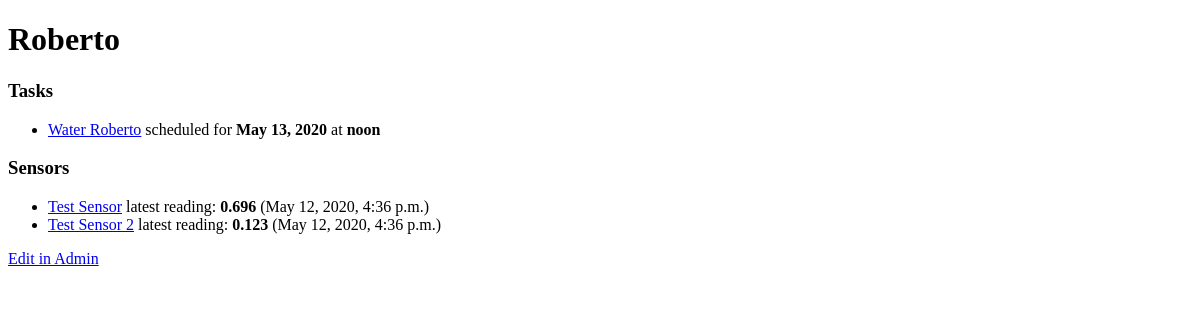
The page /plants/1 on the database as committed earlier.
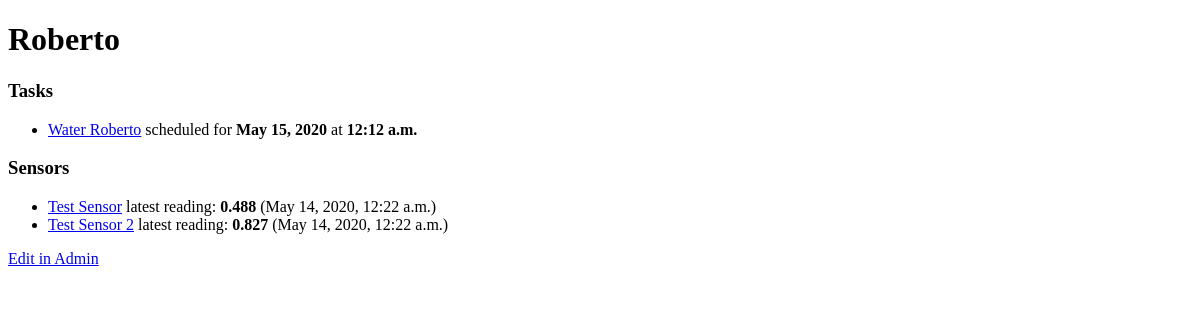
The same page on the database as committed later.
### manager/models.py (models this page shows, shortened)
class Task(models.Model):
    name = models.CharField(max_length=60)
    description = models.CharField(max_length=400)
    command = models.CharField(max_length=100)
    period = models.DurationField()
    last_completed_time = models.DateTimeField()
    @property
    def next_scheduled_time(self):
        return self.last_completed_time + self.period

class Sensor(models.Model):
    name = models.CharField(max_length=60)
    @property
    def latest_reading(self):
        return SensorReading.objects.filter(sensor=self.id).latest('time')

class SensorReading(models.Model):
    sensor = models.ForeignKey('Sensor', on_delete=models.CASCADE)
    value = models.DecimalField(max_digits=5, decimal_places=3)
    time = models.DateTimeField()

### manager/views.py (the view)
# urls.py: path('plants/<int:plant_id>', views.plant_details, name='plant_details'),
def plant_details(request, plant_id):
    plant = get_object_or_404(Plant, pk=plant_id)
    return render(
        request,
        'manager/plant_details.html',
        {'plant': plant}
    )

### manager/models.py (called while the page is built)
    def get_tasks(self):
        return self.tasks.order_by('name')

    def get_sensors(self):
        return self.sensors.order_by('name')

### manager/templates/manager/plant_details.html (shortened to what this page needs)
{% extends 'manager/base_details.html' %}
{% block heading %}
    {{ plant.name }}
{% endblock %}
{% block details %}
    <h3>Tasks</h3>
    <ul>
    {% for task in plant.get_tasks %}
        <li><a href="{% url 'task_details' task.id %}">{{ task.name|title }}</a> scheduled for <b>{{ task.next_scheduled_time.date }}</b> at <b>{{ task.next_scheduled_time.time }}</b></li>
    {% endfor %}
    </ul>
    <h3>Sensors</h3>
    <ul>
    {% for sensor in plant.get_sensors %}
        <li>
            <a href="{% url 'sensor_details' sensor.id %}">{{ sensor.name|title }}</a>
            latest reading: {% if sensor.latest_reading %}<b>{{ sensor.latest_reading.value }}</b> ({{ sensor.latest_reading.time }}) {% else %} <b>none found</b> {% endif %}
        </li>
    {% endfor %}
    </ul>
{% endblock %}
{% block edit_url %}
    {% url 'admin:manager_plant_change' plant.id %}
{% endblock %}

Rows that differ between the two databases and show on the page:
changed Task "Water Roberto": next_scheduled_time "May 13, 2020" → "May 15, 2020"; next_scheduled_time.time "noon" → "12:12 a.m."
computed for Sensor "Test Sensor": latest_reading.value "0.696" → "0.488"; latest_reading.time "May 12, 2020, 4:36 p.m." → "May 14, 2020, 12:22 a.m."
computed for Sensor "Test Sensor 2": latest_reading.value "0.123" → "0.827"; latest_reading.time "May 12, 2020, 4:36 p.m." → "May 14, 2020, 12:22 a.m."
